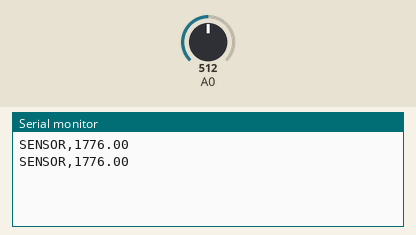
The sketch below on a simulated Arduino Uno, built with avr-gcc and run on an emulated ATmega328P. Parts: the last lines printed to the serial monitor. The test bench sets the inputs (shaded band); at power-on: A0 = 512.

Above: at 1.8 s.
1.9 s: A0 set to 716
At 2.7 s:
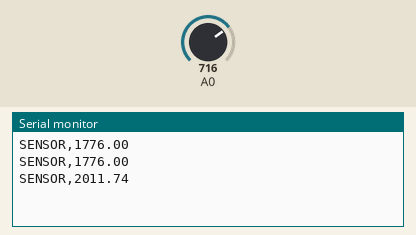
3.4 s: A0 set to 900
At 4.8 s:
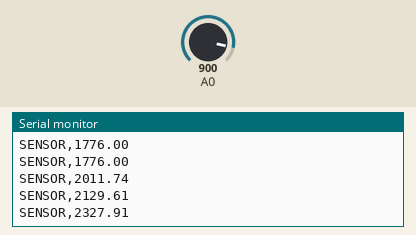
Timing chart, 0 to 6.4 s (numbered marks = the images above; inputs shaded):
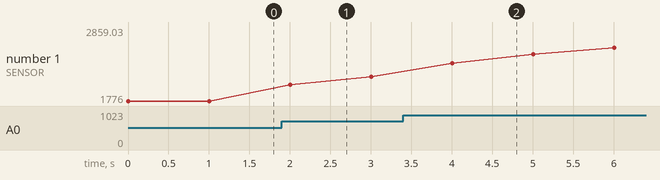

The sketch:

MQ2filter.ino
```cpp
float r1 = 70000;
float r2 = 1000;
int numSamples = 10;  // Número de muestras para el filtro de media móvil
float readings[10];   // Array para almacenar las lecturas del sensor
int readIndex = 0;    // Índice actual de lectura
float total = 0;      // Suma total de las lecturas
float average = 0;    // Promedio de las lecturas
int sampleCount = 0;  // Contador de muestras reales

void setup() {
  Serial.begin(9600);    // Inicializa la comunicación serie a 9600 baudios.
  // Inicializa las lecturas en 0
  for (int i = 0; i < numSamples; i++) {
    readings[i] = 0;
  }
}

void loop() {
  // Lee el valor analógico del sensor en el pin A0 y lo convierte a voltaje
  float v = (analogRead(0) * 5.0) / 1024.0;

  // Calcula el valor ajustado con el divisor de resistencias
  float vmq2 = (v / (r2 / (r1 + r2))) * 10 + 1;

  // Si el valor es menor que 2, se ajusta a 0 para evitar valores insignificantes
  if (vmq2 < 2) {
    vmq2 = 0.00;
  }

  // --- Filtro de media móvil ---
  total = total - readings[readIndex];  // Restamos la lectura más antigua
  readings[readIndex] = vmq2;           // Reemplazamos con la nueva lectura
  total = total + readings[readIndex];  // Sumamos la nueva lectura
  readIndex = (readIndex + 1) % numSamples;  // Mover el índice circularmente

  // Solo calcular el promedio si tenemos al menos 10 muestras válidas
  if (sampleCount < numSamples) {
    sampleCount++;
    average = total / sampleCount;  // Usar solo las muestras disponibles
  } else {
    average = total / numSamples;   // Una vez llenas las 10 muestras, usar la media completa
  }

  // Enviar la lectura suavizada (media móvil) a través del puerto serial
  Serial.print("SENSOR,");
  Serial.println(average);

  // Pausa de 1 segundo antes de la siguiente lectura
  delay(1000);
}
```

Measured:
- after the input at 1.9 s, the serial monitor: prints a new line after 0.10 s (image 1)
- after the input at 3.4 s, the serial monitor: prints a new line after 0.60 s (image 2)
- plotted number 1: 1776 → 2129.61 after the input at 1.9 s, 2129.61 → 2859.03 after the input at 3.4 s
